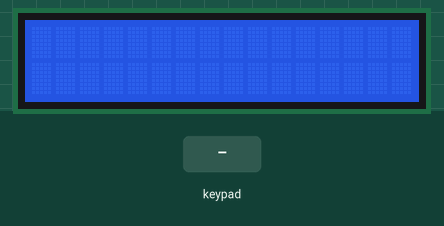
A sketch run on a simulated Arduino Uno, built with avr-gcc and run on an emulated ATmega328P. On the bench: 16×2 character LCD. The test bench sets the inputs (shaded band). What the sketch prints to the serial monitor is not drawn.

Above: at 1.2 s.
1.3 s: keypad keys 2 3 4 5 # pressed 0.4 s apart
At 3.4 s:
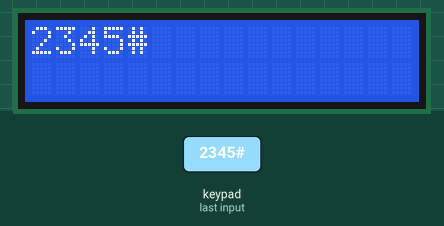
4.8 s: key 'A' pressed
At 6.0 s:
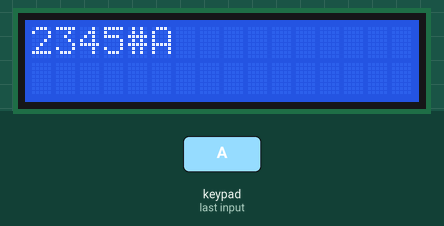
6.3 s: key 'B' pressed
At 7.0 s:
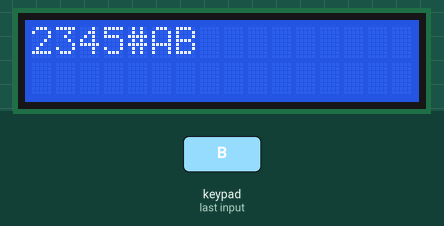
7.8 s: keypad keys 2 3 4 5 * pressed 0.4 s apart
At 10.7 s:
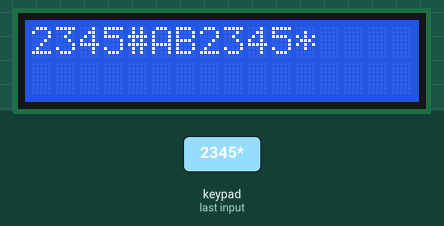
11.3 s: key 'C' pressed
At 12.0 s:
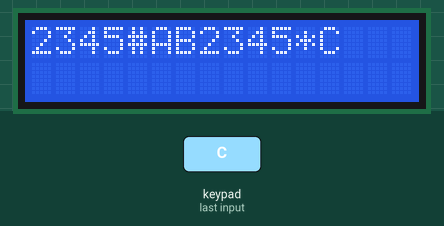
12.8 s: key 'D' pressed
At 13.2 s:
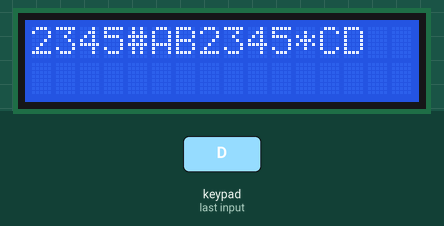
Timing chart, 0 to 15.3 s (numbered marks = the images above; inputs shaded):
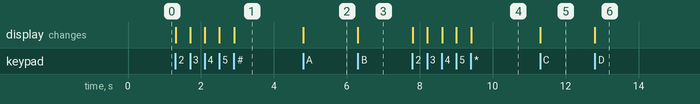

Measured:
- after the input at 1.3 s, the display: first changes at once (image 1 shows a later state)
- after the input at 4.8 s, the display: changes at once (image 2)
- after the input at 6.3 s, the display: changes at once (image 3)
- after the input at 7.8 s, the display: first changes at once (image 4 shows a later state)
- after the input at 11.3 s, the display: changes at once (image 5)
- after the input at 12.8 s, the display: changes at once (image 6)

The sketch:

4x4_Keypad_LCD_module_with_Arduino.ino
```cpp
#include <Keypad.h>
#include <LiquidCrystal_I2C.h>
#include <Wire.h>
LiquidCrystal_I2C lcd(0x27,16,2);
int i;
const char number_of_rows = 4;
const char number_of_columns = 4;

char row_pins[number_of_rows] = {2,3,4,5};
char column_pins[number_of_columns] = {6,7,8,9};
char key_array[number_of_rows][number_of_columns]= {
  {'1','2','3','A'},
  {'4','5','6','B'},
  {'7','8','9','C'},
  {'*','0','#','D'}
};

Keypad k = Keypad(makeKeymap(key_array),row_pins,column_pins,number_of_rows,number_of_columns);

void setup() {
  Serial.begin(9600);
  lcd.begin(16,2);
  lcd.backlight();
  lcd.setBacklight(HIGH);
}

void loop() {
  char key_pressed = k.getKey();
  if (key_pressed){
    Serial.println(key_pressed);
    lcd.setCursor(i,0);
    lcd.print(key_pressed);
    i = i+1;
  }
}
```
